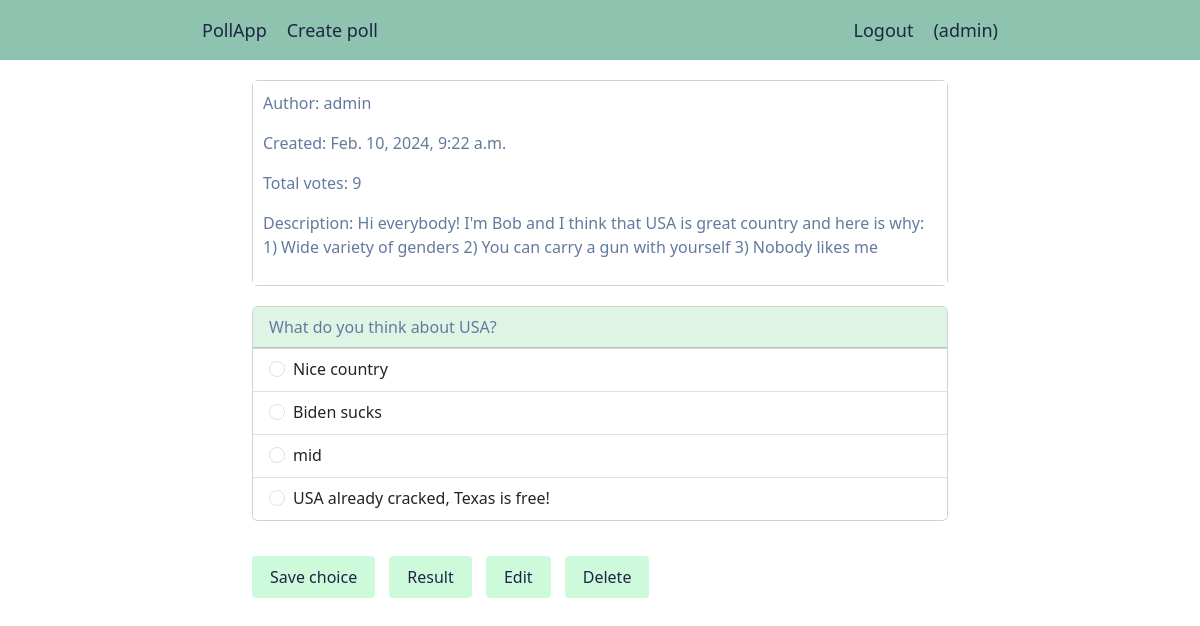
The page /poll/detail/12/ (signed in) on the database its author committed.
### poll/models.py (models this page shows, shortened)
class Poll(models.Model):
	owner = models.ForeignKey(User, on_delete=models.CASCADE)
	title = models.CharField(max_length=300, blank=False)
	description = models.TextField(blank=True)
	created = models.DateTimeField(auto_now_add=True)
	class Meta:
		ordering = ['-created']
	def total_votes(self, queryset=None) -> int:
		total = 0
		if not queryset:
			queryset = self.choices.all()
		for choice in queryset:
			total += choice.votes
		return total

class Choice(models.Model):
	poll = models.ForeignKey(Poll, on_delete=models.CASCADE,
							 	   related_name='choices')
	user_votes = models.ManyToManyField(User, related_name='voted_for')
	choice = models.CharField(max_length=200)
	votes = models.PositiveIntegerField(default=0)
	def has_user(self, user: Type['User']) -> bool:
		return user in self.user_votes.all()

### poll/views.py (the view, shortened to what this page needs)
# urls.py: path('detail/<pk>/', views.PollDetailView.as_view(),
class PollDetailView(LoginRequiredMixin, DetailView):
	model = Poll
	context_object_name = 'poll'
	template_name = 'polls/detail.html'
	def get_context_data(self, **kwargs):
		context = super().get_context_data(**kwargs)
		poll = self.object
		choices = poll.choices.all()
		context['choices'] = {}
		for choice in choices:
			if choice.has_user(self.request.user):
				context['selected_choice_id'] = choice.id
			context['choices'][choice.id] = [choice.choice]
		return context

### poll/templates/polls/detail.html (shortened to what this page needs)
{% extends "base.html" %}
{% block content %}
	<div class="card">
  	<div class="card-body card-info">
    	<p>Author: {{ poll.owner }}</p>
    	<p>Created: {{ poll.created }}</p>
    	<p>Total votes: {{ poll.total_votes }}</p>
    	{% if poll.description %}
    		<p>Description: {{ poll.description }}</p>
    	{% endif %}
  	</div>
	</div>
	<form action="{% url 'poll:detail' poll.id %}" method="post">
		<div class="card">
			<div class="card-header">
		  	{{ poll.title }}
			</div>
		    <ul class="list-group list-group-flush">
			    {% for id, choice in choices.items %}
					  <li class="list-group-item">
					    <div class="form-check form-check-inline">
				  			<input class="form-check-input" type="radio" name="choices" id="{{ id }}" value="{{ id }}"
				  			{% if selected_choice_id == id %}checked{% else %}required{% endif %}>
				  			<label class="form-check-label" for="{{ id }}">{{ choice|first }}</label>
							</div>
						</li>
			    {% endfor %}
			  </ul>
		</div>
		<div id="options">
			<button type="submit" class="btn btn-mint">Save choice</button>
			<a href="{% url 'poll:result' poll.id %}" class="btn btn-mint">Result</a>
			{% if request.user == poll.owner %}
				<a href="{% url 'poll:edit' poll.id %}" class="btn btn-mint">
					Edit
				</a>
				<button type="button" id="delete-btn" class="btn btn-mint">
					Delete
				</button>
			{% endif %}
	</form>
{% endblock %}

### poll/templates/base.html (shortened to what this page needs)
{% load django_bootstrap5 %}
{% load static %}
<!DOCTYPE html>
<html>
<head>
	{% bootstrap_css %}
	<link rel="stylesheet" type="text/css" href="{% static 'css/base.css' %}">
</head>
<body>
	<ul class="nav-bar">
		<a href="{% url 'poll:list' %}" class="nav-item">PollApp</a>
		{% if request.user.is_authenticated %}
			<a href="{% url 'poll:create' %}" class="nav-item">Create poll</a>
			<a href="{% url 'users:logout' %}" class="nav-auth">Logout</a>
			<li class="nav-item">({{ request.user.username }})</li>
		{% else %}
			<a href="{% url 'users:login' %}" class="nav-auth">Login</a>
			<a href="{% url 'users:registration' %}" class="nav-auth">Registration</a>
		{% endif %}
	</ul>
	<div class="container">
		{% block content %}
		{% endblock %}
	</div>
</body>
</html>

### poll/static/css/base.css (style rules this page uses)
.nav-bar { background-color: #8EC3B0; width: 100%; height: 60px; margin-bottom: 20px; padding-left: 16%; padding-right: 16%; list-style: none; display: flex; justify-content: space-between; align-items: center; }
.nav-item, .nav-auth { text-decoration: none; font-size: 18px; font-weight: 500; color: #1F2544; padding: 0 10px; white-space: nowrap; text-overflow: ellipsis; }
.nav-auth { margin-left: auto; }
.container { max-width: 60%; }
.card { color: #1F2544; margin-bottom: 20px; }
.card-header { background-color: #DEF5E5; color: #637A9F !important; }
.card-body { background-color: #BCEAD5; color: #637A9F !important; }
.btn-mint { display: inline-block; background-color: #CDFADB; color: #1F2544; padding: 8px 17px 8px 17px; border-radius: .25rem; margin: 15px 10px 15px 0px; }
.card-info { background-color: #ffff; padding: 10px; }
.list-group-item { display: flex; justify-content: space-between; }

### rows shown on the page
Poll: owner "admin", created "Feb. 10, 2024, 9:22 a.m.", total_votes "9", description "Hi everybody! I'm Bob and I think that USA is great country and here is why: 1) Wide variety of genders 2) You can carry a gun with yourself 3) Nobody likes me", title "What do you think about USA?"
Choice: choice "Nice country"
Choice: choice "Biden sucks"
Choice: choice "mid"
Choice: choice "USA already cracked, Texas is free!"

### other values the page prints
{{ request.user.username }} "admin"
